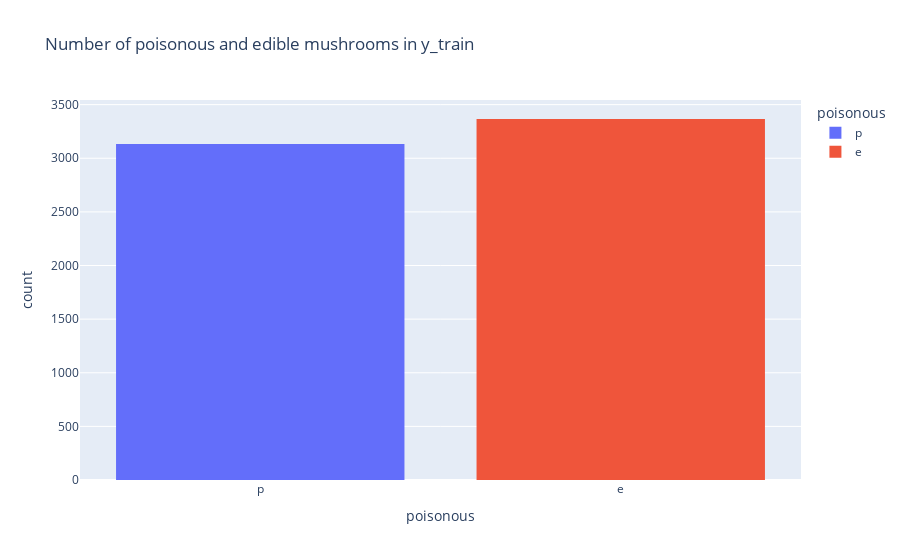
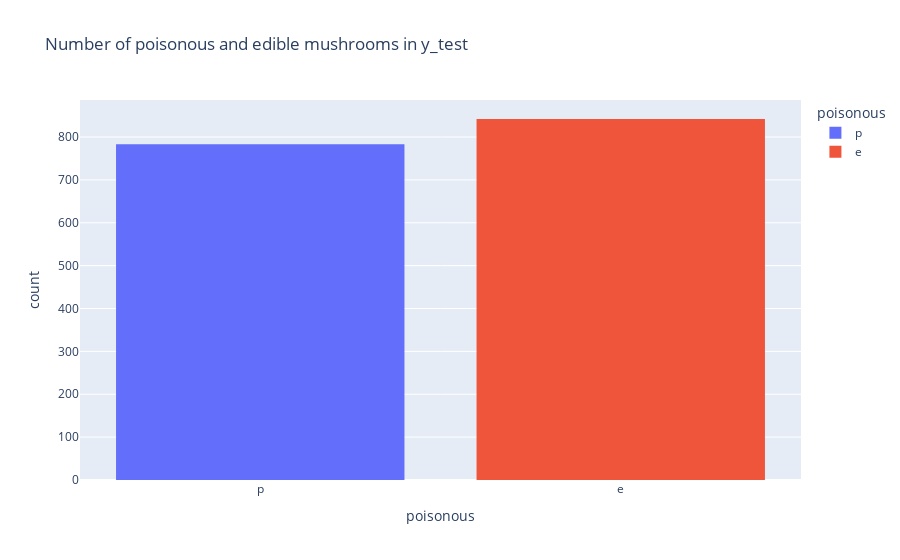

These figures' notebook cell, in order:
### Markdown cell above
### 資料分布

### Code cell
fig1 = px.histogram(y_train, x="poisonous", color="poisonous", title="Number of poisonous and edible mushrooms in y_train")
fig1.show()

fig2 = px.histogram(y_test, x="poisonous", color="poisonous", title="Number of poisonous and edible mushrooms in y_test")
fig2.show()

### Figure 1 — Plotly figure (JSON) as saved in the notebook; plotly's stock layout.template omitted (floating-point values rounded to 4 significant figures; data arrays with more than 128 entries replaced by an {"elided": "..."} marker saying what was removed)
{"data": [{"bingroup": "x", "hovertemplate": "poisonous=%{x}<br>count=%{y}<extra></extra>", "legendgroup": "p", "marker": {"color": "#636efa", "pattern": {"shape": ""}}, "name": "p", "orientation": "v", "showlegend": true, "type": "histogram", "x": {"elided": "3133 str values"}, "xaxis": "x", "yaxis": "y"}, {"bingroup": "x", "hovertemplate": "poisonous=%{x}<br>count=%{y}<extra></extra>", "legendgroup": "e", "marker": {"color": "#EF553B", "pattern": {"shape": ""}}, "name": "e", "orientation": "v", "showlegend": true, "type": "histogram", "x": {"elided": "3366 str values"}, "xaxis": "x", "yaxis": "y"}], "layout": {"barmode": "relative", "legend": {"title": {"text": "poisonous"}, "tracegroupgap": 0}, "title": {"text": "Number of poisonous and edible mushrooms in y_train"}, "xaxis": {"anchor": "y", "categoryarray": ["p", "e"], "categoryorder": "array", "domain": [0, 1], "title": {"text": "poisonous"}}, "yaxis": {"anchor": "x", "domain": [0, 1], "title": {"text": "count"}}}}

### Figure 2 — Plotly figure (JSON) as saved in the notebook; plotly's stock layout.template omitted (floating-point values rounded to 4 significant figures; data arrays with more than 128 entries replaced by an {"elided": "..."} marker saying what was removed)
{"data": [{"bingroup": "x", "hovertemplate": "poisonous=%{x}<br>count=%{y}<extra></extra>", "legendgroup": "p", "marker": {"color": "#636efa", "pattern": {"shape": ""}}, "name": "p", "orientation": "v", "showlegend": true, "type": "histogram", "x": {"elided": "783 str values"}, "xaxis": "x", "yaxis": "y"}, {"bingroup": "x", "hovertemplate": "poisonous=%{x}<br>count=%{y}<extra></extra>", "legendgroup": "e", "marker": {"color": "#EF553B", "pattern": {"shape": ""}}, "name": "e", "orientation": "v", "showlegend": true, "type": "histogram", "x": {"elided": "842 str values"}, "xaxis": "x", "yaxis": "y"}], "layout": {"barmode": "relative", "legend": {"title": {"text": "poisonous"}, "tracegroupgap": 0}, "title": {"text": "Number of poisonous and edible mushrooms in y_test"}, "xaxis": {"anchor": "y", "categoryarray": ["p", "e"], "categoryorder": "array", "domain": [0, 1], "title": {"text": "poisonous"}}, "yaxis": {"anchor": "x", "domain": [0, 1], "title": {"text": "count"}}}}
